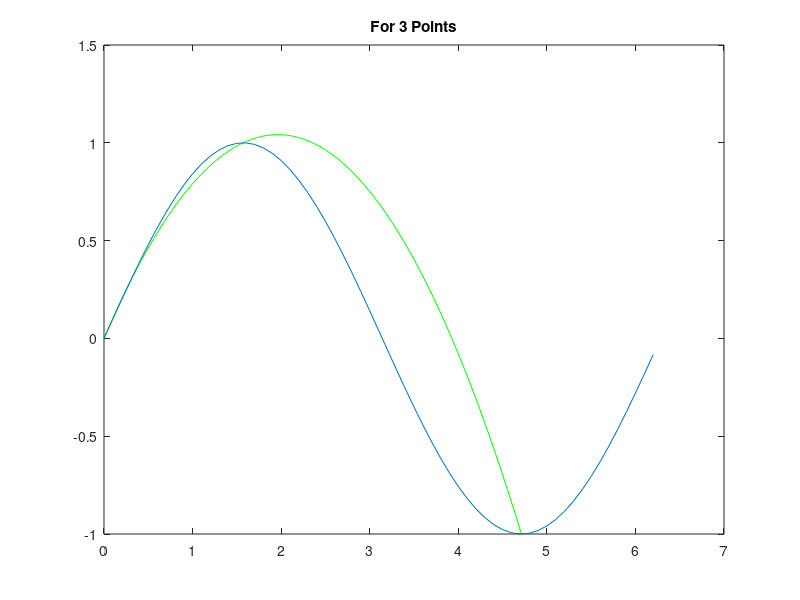

Write MATLAB code to recreate this figure.
x0=0*pi;
x1=0.5*pi;
x2=1.5*pi;

y0=0;
y1=1;
y2=-1;

array=[];

iter=1;


for x=0*pi:pi/180 :1.5*pi
    
    result=(((x-x1)*(x-x2))/((x0-x1)*(x0-x2)))*y0+(((x-x0)*(x-x2))/((x1-x0)*(x1-x2)))*y1+(((x-x0)*(x-x1))/((x2-x0)*(x2-x1)))*y2;
     array(iter)=result;
     iter=iter+1;
end

Xn=0*pi:pi/180:1.5*pi;
plot(Xn,array,'g');
title('For 3 Points');

hold on;
x = 0 : .1 : 2*pi; 
y = sin(x); 
plot(x, y) 
